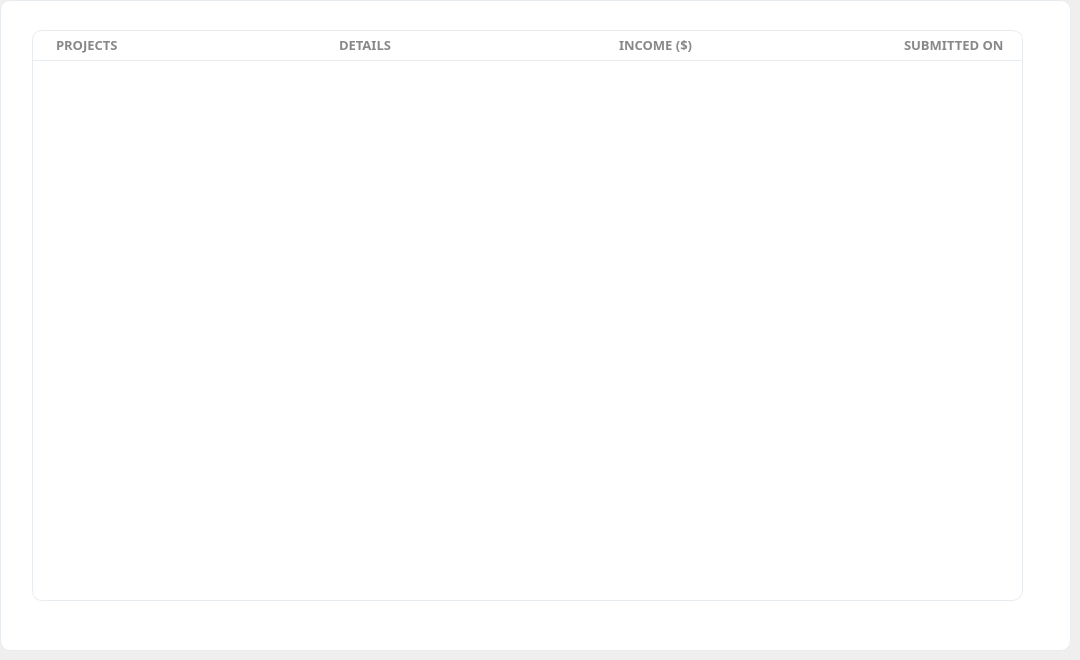
     <widget class="QWidget" name="page_complete">
      <widget class="QFrame" name="frame_pro_2">
       <property name="geometry">
        <rect>
         <x>0</x>
         <y>0</y>
         <width>1071</width>
         <height>651</height>
        </rect>
       </property>
       <property name="styleSheet">
        <string notr="true">background: white;
border-radius: 10px;
border: 1px solid #e7ecf1;</string>
       </property>
       <property name="frameShape">
        <enum>QFrame::StyledPanel</enum>
       </property>
       <property name="frameShadow">
        <enum>QFrame::Raised</enum>
       </property>
       <widget class="QLabel" name="label_sname_9">
        <property name="geometry">
         <rect>
          <x>32</x>
          <y>30</y>
          <width>290</width>
          <height>31</height>
         </rect>
        </property>
        <property name="font">
         <font>
          <family>Segoe UI Semibold</family>
          <pointsize>10</pointsize>
          <weight>75</weight>
          <bold>true</bold>
         </font>
        </property>
        <property name="styleSheet">
         <string notr="true">background:none;
border:none;
color:#888888;
border-radius: none;
border-bottom:1px solid #e7ecf1;
padding-left:20px;</string>
        </property>
        <property name="text">
         <string>PROJECTS</string>
        </property>
       </widget>
       <widget class="QLabel" name="label_sname_7">
        <property name="geometry">
         <rect>
          <x>880</x>
          <y>30</y>
          <width>141</width>
          <height>31</height>
         </rect>
        </property>
        <property name="font">
         <font>
          <family>Segoe UI Semibold</family>
          <pointsize>10</pointsize>
          <weight>75</weight>
          <bold>true</bold>
         </font>
        </property>
        <property name="styleSheet">
         <string notr="true">background:none;
border:none;
color:#888888;
border-radius: none;
border-bottom:1px solid #e7ecf1;
padding-left:20px;</string>
        </property>
        <property name="text">
         <string>SUBMITTED ON</string>
        </property>
       </widget>
       <widget class="QTableView" name="tableView_2">
        <property name="geometry">
         <rect>
          <x>32</x>
          <y>30</y>
          <width>991</width>
          <height>571</height>
         </rect>
        </property>
        <property name="font">
         <font>
          <family>Segoe UI Semibold</family>
          <pointsize>10</pointsize>
          <weight>75</weight>
          <italic>false</italic>
          <bold>true</bold>
         </font>
        </property>
        <property name="focusPolicy">
         <enum>Qt::NoFocus</enum>
        </property>
        <property name="styleSheet">
         <string notr="true">*{
padding-top:31px;
}

::item{
border-bottom:1px solid #e7ecf1;
padding-left:20px;
}

::item:selected{
color:black;
background:#e7ecf1;
}</string>
        </property>
        <property name="horizontalScrollBarPolicy">
         <enum>Qt::ScrollBarAlwaysOff</enum>
        </property>
        <property name="autoScroll">
         <bool>false</bool>
        </property>
        <property name="alternatingRowColors">
         <bool>true</bool>
        </property>
        <property name="selectionMode">
         <enum>QAbstractItemView::SingleSelection</enum>
        </property>
        <property name="selectionBehavior">
         <enum>QAbstractItemView::SelectRows</enum>
        </property>
        <property name="textElideMode">
         <enum>Qt::ElideLeft</enum>
        </property>
        <property name="showGrid">
         <bool>false</bool>
        </property>
        <attribute name="horizontalHeaderVisible">
         <bool>false</bool>
        </attribute>
        <attribute name="horizontalHeaderDefaultSectionSize">
         <number>282</number>
        </attribute>
        <attribute name="horizontalHeaderHighlightSections">
         <bool>false</bool>
        </attribute>
        <attribute name="verticalHeaderVisible">
         <bool>false</bool>
        </attribute>
        <attribute name="verticalHeaderDefaultSectionSize">
         <number>31</number>
        </attribute>
       </widget>
       <widget class="QLabel" name="label_sname_8">
        <property name="geometry">
         <rect>
          <x>315</x>
          <y>30</y>
          <width>281</width>
          <height>31</height>
         </rect>
        </property>
        <property name="font">
         <font>
          <family>Segoe UI Semibold</family>
          <pointsize>10</pointsize>
          <weight>75</weight>
          <bold>true</bold>
         </font>
        </property>
        <property name="styleSheet">
         <string notr="true">background:none;
border:none;
color:#888888;
border-radius: none;
border-bottom:1px solid #e7ecf1;
padding-left:20px;</string>
        </property>
        <property name="text">
         <string>DETAILS</string>
        </property>
       </widget>
       <widget class="QLabel" name="label_sname_10">
        <property name="geometry">
         <rect>
          <x>595</x>
          <y>30</y>
          <width>291</width>
          <height>31</height>
         </rect>
        </property>
        <property name="font">
         <font>
          <family>Segoe UI Semibold</family>
          <pointsize>10</pointsize>
          <weight>75</weight>
          <bold>true</bold>
         </font>
        </property>
        <property name="styleSheet">
         <string notr="true">background:none;
border:none;
color:#888888;
border-radius: none;
border-bottom:1px solid #e7ecf1;
padding-left:20px;</string>
        </property>
        <property name="text">
         <string>INCOME ($)</string>
        </property>
       </widget>
       <zorder>tableView_2</zorder>
       <zorder>label_sname_10</zorder>
       <zorder>label_sname_8</zorder>
       <zorder>label_sname_9</zorder>
       <zorder>label_sname_7</zorder>
      </widget>
     </widget>
